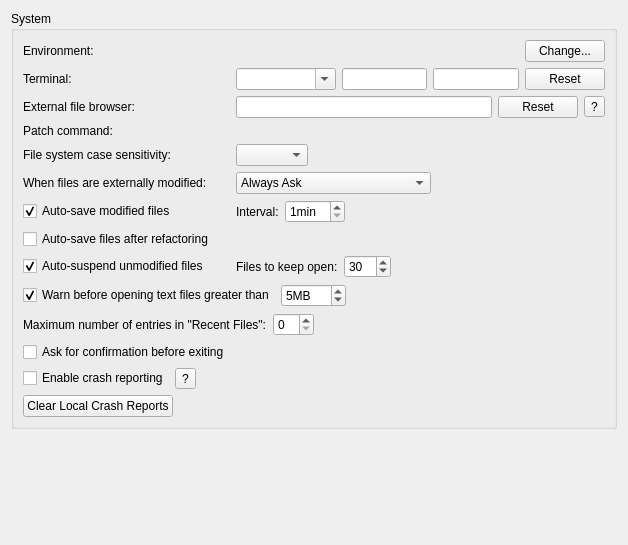
<?xml version="1.0" encoding="UTF-8"?>
<ui version="4.0">
 <class>Core::Internal::SystemSettings</class>
 <widget class="QWidget" name="Core::Internal::SystemSettings">
  <property name="geometry">
   <rect>
    <x>0</x>
    <y>0</y>
    <width>628</width>
    <height>545</height>
   </rect>
  </property>
  <layout class="QVBoxLayout" name="verticalLayout">
   <item>
    <widget class="QGroupBox" name="systemBox">
     <property name="title">
      <string>System</string>
     </property>
     <layout class="QGridLayout" name="gridLayout">
      <item row="1" column="0">
       <widget class="QLabel" name="terminalLabel">
        <property name="text">
         <string>Terminal:</string>
        </property>
       </widget>
      </item>
      <item row="4" column="1" colspan="2">
       <widget class="QWidget" name="fileSystemCaseSensitivityWidget" native="true">
        <layout class="QHBoxLayout" name="horizontalLayout">
         <property name="leftMargin">
          <number>0</number>
         </property>
         <property name="topMargin">
          <number>0</number>
         </property>
         <property name="rightMargin">
          <number>0</number>
         </property>
         <property name="bottomMargin">
          <number>0</number>
         </property>
         <item>
          <widget class="QComboBox" name="fileSystemCaseSensitivityChooser"/>
         </item>
         <item>
          <spacer name="fileSystemCaseSensitivitySpacer">
           <property name="orientation">
            <enum>Qt::Horizontal</enum>
           </property>
           <property name="sizeHint" stdset="0">
            <size>
             <width>202</width>
             <height>20</height>
            </size>
           </property>
          </spacer>
         </item>
        </layout>
       </widget>
      </item>
      <item row="4" column="0">
       <widget class="QLabel" name="fileSystemCaseSensitivityLabel">
        <property name="toolTip">
         <string>Influences how file names are matched to decide if they are the same.</string>
        </property>
        <property name="text">
         <string>File system case sensitivity:</string>
        </property>
       </widget>
      </item>
      <item row="8" column="1" colspan="2">
       <layout class="QHBoxLayout" name="horizontalLayout_3">
        <item>
         <widget class="QLabel" name="autoSuspendLabel">
          <property name="toolTip">
           <string>Minimum number of open documents that should be kept in memory. Increasing this number will lead to greater resource usage when not manually closing documents.</string>
          </property>
          <property name="text">
           <string>Files to keep open:</string>
          </property>
         </widget>
        </item>
        <item>
         <widget class="QSpinBox" name="autoSuspendMinDocumentCount">
          <property name="minimum">
           <number>1</number>
          </property>
          <property name="maximum">
           <number>500</number>
          </property>
          <property name="value">
           <number>30</number>
          </property>
         </widget>
        </item>
        <item>
         <spacer name="horizontalSpacer_2">
          <property name="orientation">
           <enum>Qt::Horizontal</enum>
          </property>
          <property name="sizeHint" stdset="0">
           <size>
            <width>40</width>
            <height>20</height>
           </size>
          </property>
         </spacer>
        </item>
       </layout>
      </item>
      <item row="2" column="1" colspan="2">
       <widget class="QWidget" name="externalFileBrowserWidget" native="true">
        <layout class="QHBoxLayout" name="horizontalLayout_9">
         <property name="leftMargin">
          <number>0</number>
         </property>
         <property name="topMargin">
          <number>0</number>
         </property>
         <property name="rightMargin">
          <number>0</number>
         </property>
         <property name="bottomMargin">
          <number>0</number>
         </property>
         <item>
          <widget class="QLineEdit" name="externalFileBrowserEdit"/>
         </item>
         <item>
          <widget class="QPushButton" name="resetFileBrowserButton">
           <property name="toolTip">
            <string comment="File Browser">Reset to default.</string>
           </property>
           <property name="text">
            <string>Reset</string>
           </property>
          </widget>
         </item>
         <item>
          <widget class="QToolButton" name="helpExternalFileBrowserButton">
           <property name="text">
            <string>?</string>
           </property>
          </widget>
         </item>
        </layout>
       </widget>
      </item>
      <item row="10" column="0" colspan="2">
       <widget class="QLabel" name="maxRecentFilesLabel">
        <property name="text">
         <string>Maximum number of entries in &quot;Recent Files&quot;:</string>
        </property>
       </widget>
      </item>
      <item row="8" column="0">
       <widget class="QCheckBox" name="autoSuspendCheckBox">
        <property name="toolTip">
         <string>Automatically free resources of old documents that are not visible and not modified. They stay visible in the list of open documents.</string>
        </property>
        <property name="text">
         <string>Auto-suspend unmodified files</string>
        </property>
        <property name="checked">
         <bool>true</bool>
        </property>
       </widget>
      </item>
      <item row="10" column="2">
       <layout class="QHBoxLayout" name="horizontalLayout_6">
        <item>
         <widget class="QSpinBox" name="maxRecentFilesSpinBox"/>
        </item>
        <item>
         <spacer name="horizontalSpacer_8">
          <property name="orientation">
           <enum>Qt::Horizontal</enum>
          </property>
          <property name="sizeHint" stdset="0">
           <size>
            <width>40</width>
            <height>20</height>
           </size>
          </property>
         </spacer>
        </item>
       </layout>
      </item>
      <item row="0" column="0">
       <widget class="QLabel" name="environmentLabel">
        <property name="text">
         <string>Environment:</string>
        </property>
       </widget>
      </item>
      <item row="5" column="0">
       <widget class="QLabel" name="modifiedLabel">
        <property name="text">
         <string>When files are externally modified:</string>
        </property>
       </widget>
      </item>
      <item row="12" column="0" colspan="3">
       <layout class="QHBoxLayout" name="horizontalLayout_10">
        <item>
         <widget class="QCheckBox" name="enableCrashReportingCheckBox">
          <property name="toolTip">
           <string>Allow crashes to be automatically reported. Collected reports are used for the sole purpose of fixing bugs.</string>
          </property>
          <property name="text">
           <string>Enable crash reporting</string>
          </property>
         </widget>
        </item>
        <item>
         <widget class="QToolButton" name="helpCrashReportingButton">
          <property name="text">
           <string>?</string>
          </property>
         </widget>
        </item>
        <item>
         <spacer name="horizontalSpacer">
          <property name="orientation">
           <enum>Qt::Horizontal</enum>
          </property>
          <property name="sizeHint" stdset="0">
           <size>
            <width>40</width>
            <height>20</height>
           </size>
          </property>
         </spacer>
        </item>
       </layout>
      </item>
      <item row="9" column="0" colspan="3">
       <layout class="QHBoxLayout" name="horizontalLayout_4">
        <item>
         <widget class="QCheckBox" name="warnBeforeOpeningBigFiles">
          <property name="text">
           <string>Warn before opening text files greater than</string>
          </property>
          <property name="checked">
           <bool>true</bool>
          </property>
         </widget>
        </item>
        <item>
         <widget class="QSpinBox" name="bigFilesLimitSpinBox">
          <property name="suffix">
           <string>MB</string>
          </property>
          <property name="minimum">
           <number>1</number>
          </property>
          <property name="maximum">
           <number>500</number>
          </property>
          <property name="value">
           <number>5</number>
          </property>
         </widget>
        </item>
        <item>
         <spacer name="horizontalSpacer_4">
          <property name="orientation">
           <enum>Qt::Horizontal</enum>
          </property>
          <property name="sizeHint" stdset="0">
           <size>
            <width>40</width>
            <height>20</height>
           </size>
          </property>
         </spacer>
        </item>
       </layout>
      </item>
      <item row="1" column="1" colspan="2">
       <widget class="QWidget" name="terminalWidget" native="true">
        <layout class="QHBoxLayout" name="horizontalLayout_8">
         <property name="leftMargin">
          <number>0</number>
         </property>
         <property name="topMargin">
          <number>0</number>
         </property>
         <property name="rightMargin">
          <number>0</number>
         </property>
         <property name="bottomMargin">
          <number>0</number>
         </property>
         <item>
          <widget class="QComboBox" name="terminalComboBox">
           <property name="sizePolicy">
            <sizepolicy hsizetype="Ignored" vsizetype="Fixed">
             <horstretch>3</horstretch>
             <verstretch>0</verstretch>
            </sizepolicy>
           </property>
           <property name="minimumSize">
            <size>
             <width>100</width>
             <height>0</height>
            </size>
           </property>
           <property name="editable">
            <bool>true</bool>
           </property>
          </widget>
         </item>
         <item>
          <widget class="QLineEdit" name="terminalOpenArgs"/>
         </item>
         <item>
          <widget class="QLineEdit" name="terminalExecuteArgs">
           <property name="toolTip">
            <string>Command line arguments used for &quot;Run in terminal&quot;.</string>
           </property>
          </widget>
         </item>
         <item>
          <widget class="QPushButton" name="resetTerminalButton">
           <property name="toolTip">
            <string comment="Terminal">Reset to default.</string>
           </property>
           <property name="text">
            <string>Reset</string>
           </property>
          </widget>
         </item>
        </layout>
       </widget>
      </item>
      <item row="3" column="0">
       <widget class="QLabel" name="patchCommandLabel">
        <property name="text">
         <string>Patch command:</string>
        </property>
       </widget>
      </item>
      <item row="3" column="1" colspan="2">
       <widget class="Utils::PathChooser" name="patchChooser" native="true"/>
      </item>
      <item row="0" column="1" colspan="2">
       <widget class="QWidget" name="environmentWidget" native="true">
        <layout class="QHBoxLayout" name="environmentLayout">
         <property name="leftMargin">
          <number>0</number>
         </property>
         <property name="topMargin">
          <number>0</number>
         </property>
         <property name="rightMargin">
          <number>0</number>
         </property>
         <property name="bottomMargin">
          <number>0</number>
         </property>
         <item>
          <widget class="Utils::ElidingLabel" name="environmentChangesLabel">
           <property name="sizePolicy">
            <sizepolicy hsizetype="Expanding" vsizetype="Preferred">
             <horstretch>5</horstretch>
             <verstretch>0</verstretch>
            </sizepolicy>
           </property>
           <property name="text">
            <string/>
           </property>
          </widget>
         </item>
         <item>
          <widget class="QPushButton" name="environmentButton">
           <property name="sizePolicy">
            <sizepolicy hsizetype="Fixed" vsizetype="Fixed">
             <horstretch>0</horstretch>
             <verstretch>0</verstretch>
            </sizepolicy>
           </property>
           <property name="text">
            <string>Change...</string>
           </property>
          </widget>
         </item>
        </layout>
       </widget>
      </item>
      <item row="11" column="0">
       <layout class="QHBoxLayout" name="horizontalLayout_7">
        <item>
         <widget class="QCheckBox" name="askBeforeExitCheckBox">
          <property name="text">
           <string>Ask for confirmation before exiting</string>
          </property>
         </widget>
        </item>
       </layout>
      </item>
      <item row="5" column="1" colspan="2">
       <layout class="QHBoxLayout" name="horizontalLayout_2">
        <item>
         <widget class="QComboBox" name="reloadBehavior">
          <property name="currentIndex">
           <number>0</number>
          </property>
          <item>
           <property name="text">
            <string>Always Ask</string>
           </property>
          </item>
          <item>
           <property name="text">
            <string>Reload All Unchanged Editors</string>
           </property>
          </item>
          <item>
           <property name="text">
            <string>Ignore Modifications</string>
           </property>
          </item>
         </widget>
        </item>
        <item>
         <spacer name="horizontalSpacer_3">
          <property name="orientation">
           <enum>Qt::Horizontal</enum>
          </property>
          <property name="sizeHint" stdset="0">
           <size>
            <width>40</width>
            <height>20</height>
           </size>
          </property>
         </spacer>
        </item>
       </layout>
      </item>
      <item row="2" column="0">
       <widget class="QLabel" name="externalFileBrowserLabel">
        <property name="text">
         <string>External file browser:</string>
        </property>
       </widget>
      </item>
      <item row="6" column="0">
       <widget class="QCheckBox" name="autoSaveCheckBox">
        <property name="text">
         <string>Auto-save modified files</string>
        </property>
        <property name="checked">
         <bool>true</bool>
        </property>
       </widget>
      </item>
      <item row="13" column="0">
       <layout class="QHBoxLayout" name="horizontalLayout_11">
        <item>
         <widget class="QPushButton" name="clearCrashReportsButton">
          <property name="text">
           <string>Clear Local Crash Reports</string>
          </property>
         </widget>
        </item>
        <item>
         <widget class="QLabel" name="crashReportsSizeText">
          <property name="text">
           <string/>
          </property>
         </widget>
        </item>
       </layout>
      </item>
      <item row="6" column="1" colspan="2">
       <layout class="QHBoxLayout" name="horizontalLayout_5">
        <item>
         <widget class="QLabel" name="autoSaveIntervalLabel">
          <property name="text">
           <string>Interval:</string>
          </property>
         </widget>
        </item>
        <item>
         <widget class="QSpinBox" name="autoSaveInterval">
          <property name="suffix">
           <string extracomment="unit for minutes">min</string>
          </property>
          <property name="minimum">
           <number>1</number>
          </property>
         </widget>
        </item>
        <item>
         <spacer name="horizontalSpacer_5">
          <property name="orientation">
           <enum>Qt::Horizontal</enum>
          </property>
          <property name="sizeHint" stdset="0">
           <size>
            <width>40</width>
            <height>20</height>
           </size>
          </property>
         </spacer>
        </item>
       </layout>
      </item>
      <item row="7" column="0">
       <widget class="QCheckBox" name="autoSaveRefactoringCheckBox">
        <property name="text">
         <string>Auto-save files after refactoring</string>
        </property>
       </widget>
      </item>
     </layout>
    </widget>
   </item>
   <item>
    <spacer name="verticalSpacer">
     <property name="orientation">
      <enum>Qt::Vertical</enum>
     </property>
     <property name="sizeHint" stdset="0">
      <size>
       <width>20</width>
       <height>30</height>
      </size>
     </property>
    </spacer>
   </item>
  </layout>
 </widget>
 <customwidgets>
  <customwidget>
   <class>Utils::PathChooser</class>
   <extends>QWidget</extends>
   <header location="global">utils/pathchooser.h</header>
   <container>1</container>
   <slots>
    <signal>editingFinished()</signal>
    <signal>browsingFinished()</signal>
   </slots>
  </customwidget>
  <customwidget>
   <class>Utils::ElidingLabel</class>
   <extends>QLabel</extends>
   <header location="global">utils/elidinglabel.h</header>
  </customwidget>
 </customwidgets>
 <tabstops>
  <tabstop>resetTerminalButton</tabstop>
  <tabstop>externalFileBrowserEdit</tabstop>
  <tabstop>resetFileBrowserButton</tabstop>
  <tabstop>helpExternalFileBrowserButton</tabstop>
  <tabstop>reloadBehavior</tabstop>
  <tabstop>autoSaveCheckBox</tabstop>
  <tabstop>autoSaveInterval</tabstop>
  <tabstop>autoSuspendCheckBox</tabstop>
  <tabstop>autoSuspendMinDocumentCount</tabstop>
  <tabstop>warnBeforeOpeningBigFiles</tabstop>
  <tabstop>bigFilesLimitSpinBox</tabstop>
 </tabstops>
 <resources/>
 <connections/>
</ui>
